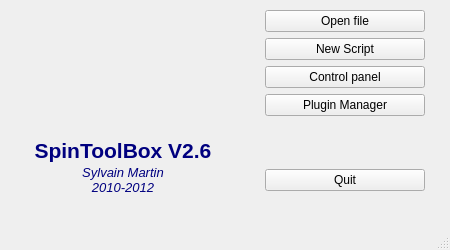
<?xml version="1.0" encoding="UTF-8"?>
<ui version="4.0">
 <class>SUiMainWindow</class>
 <widget class="QMainWindow" name="SUiMainWindow">
  <property name="geometry">
   <rect>
    <x>0</x>
    <y>0</y>
    <width>450</width>
    <height>250</height>
   </rect>
  </property>
  <property name="minimumSize">
   <size>
    <width>450</width>
    <height>250</height>
   </size>
  </property>
  <property name="maximumSize">
   <size>
    <width>450</width>
    <height>250</height>
   </size>
  </property>
  <property name="windowTitle">
   <string>SpinToolBox</string>
  </property>
  <property name="windowIcon">
   <iconset resource="../resource.qrc">
    <normaloff>:/compass32.png</normaloff>:/compass32.png</iconset>
  </property>
  <widget class="QWidget" name="centralwidget">
   <widget class="QWidget" name="verticalLayoutWidget">
    <property name="geometry">
     <rect>
      <x>265</x>
      <y>10</y>
      <width>160</width>
      <height>181</height>
     </rect>
    </property>
    <layout class="QVBoxLayout" name="verticalLayout">
     <item>
      <widget class="QPushButton" name="cmdOpen">
       <property name="text">
        <string>Open file</string>
       </property>
      </widget>
     </item>
     <item>
      <widget class="QPushButton" name="cmdNewScript">
       <property name="text">
        <string>New Script</string>
       </property>
      </widget>
     </item>
     <item>
      <widget class="QPushButton" name="cmdCmdMan">
       <property name="text">
        <string>Control panel</string>
       </property>
      </widget>
     </item>
     <item>
      <widget class="QPushButton" name="cmdPlgMng">
       <property name="text">
        <string>Plugin Manager</string>
       </property>
      </widget>
     </item>
     <item>
      <spacer name="verticalSpacer">
       <property name="orientation">
        <enum>Qt::Vertical</enum>
       </property>
       <property name="sizeHint" stdset="0">
        <size>
         <width>20</width>
         <height>40</height>
        </size>
       </property>
      </spacer>
     </item>
     <item>
      <widget class="QPushButton" name="cmdQuit">
       <property name="text">
        <string>Quit</string>
       </property>
      </widget>
     </item>
    </layout>
   </widget>
   <widget class="QLabel" name="label">
    <property name="geometry">
     <rect>
      <x>35</x>
      <y>0</y>
      <width>221</width>
      <height>141</height>
     </rect>
    </property>
    <property name="text">
     <string>&lt;!DOCTYPE HTML PUBLIC &quot;-//W3C//DTD HTML 4.0//EN&quot; &quot;http://www.w3.org/TR/REC-html40/strict.dtd&quot;&gt;
&lt;html&gt;&lt;head&gt;&lt;meta name=&quot;qrichtext&quot; content=&quot;1&quot; /&gt;&lt;style type=&quot;text/css&quot;&gt;
p, li { white-space: pre-wrap; }
&lt;/style&gt;&lt;/head&gt;&lt;body style=&quot; font-family:'MS Shell Dlg 2'; font-size:8.25pt; font-weight:400; font-style:normal;&quot;&gt;
&lt;p align=&quot;center&quot; style=&quot; margin-top:0px; margin-bottom:0px; margin-left:0px; margin-right:0px; -qt-block-indent:0; text-indent:0px;&quot;&gt;&lt;img src=&quot;:/compass128.png&quot; /&gt;&lt;/p&gt;&lt;/body&gt;&lt;/html&gt;</string>
    </property>
   </widget>
   <widget class="QLabel" name="label_2">
    <property name="geometry">
     <rect>
      <x>10</x>
      <y>130</y>
      <width>226</width>
      <height>41</height>
     </rect>
    </property>
    <property name="text">
     <string>&lt;!DOCTYPE HTML PUBLIC &quot;-//W3C//DTD HTML 4.0//EN&quot; &quot;http://www.w3.org/TR/REC-html40/strict.dtd&quot;&gt;
&lt;html&gt;&lt;head&gt;&lt;meta name=&quot;qrichtext&quot; content=&quot;1&quot; /&gt;&lt;style type=&quot;text/css&quot;&gt;
p, li { white-space: pre-wrap; }
&lt;/style&gt;&lt;/head&gt;&lt;body style=&quot; font-family:'MS Shell Dlg 2'; font-size:8.25pt; font-weight:400; font-style:normal;&quot;&gt;
&lt;p align=&quot;center&quot; style=&quot; margin-top:0px; margin-bottom:0px; margin-left:0px; margin-right:0px; -qt-block-indent:0; text-indent:0px;&quot;&gt;&lt;span style=&quot; font-size:16pt; font-weight:600; color:#00007f;&quot;&gt;SpinToolBox V2.6&lt;/span&gt;&lt;/p&gt;&lt;/body&gt;&lt;/html&gt;</string>
    </property>
   </widget>
   <widget class="QLabel" name="label_3">
    <property name="geometry">
     <rect>
      <x>10</x>
      <y>160</y>
      <width>226</width>
      <height>41</height>
     </rect>
    </property>
    <property name="text">
     <string>&lt;!DOCTYPE HTML PUBLIC &quot;-//W3C//DTD HTML 4.0//EN&quot; &quot;http://www.w3.org/TR/REC-html40/strict.dtd&quot;&gt;
&lt;html&gt;&lt;head&gt;&lt;meta name=&quot;qrichtext&quot; content=&quot;1&quot; /&gt;&lt;style type=&quot;text/css&quot;&gt;
p, li { white-space: pre-wrap; }
&lt;/style&gt;&lt;/head&gt;&lt;body style=&quot; font-family:'MS Shell Dlg 2'; font-size:8.25pt; font-weight:400; font-style:normal;&quot;&gt;
&lt;p align=&quot;center&quot; style=&quot; margin-top:0px; margin-bottom:0px; margin-left:0px; margin-right:0px; -qt-block-indent:0; text-indent:0px;&quot;&gt;&lt;span style=&quot; font-size:10pt; font-style:italic; color:#00007f;&quot;&gt;Sylvain Martin&lt;/span&gt;&lt;/p&gt;
&lt;p align=&quot;center&quot; style=&quot; margin-top:0px; margin-bottom:0px; margin-left:0px; margin-right:0px; -qt-block-indent:0; text-indent:0px;&quot;&gt;&lt;span style=&quot; font-size:10pt; font-style:italic; color:#00007f;&quot;&gt;2010-2012&lt;/span&gt;&lt;/p&gt;&lt;/body&gt;&lt;/html&gt;</string>
    </property>
   </widget>
   <widget class="QCheckBox" name="chkbErrorLog">
    <property name="enabled">
     <bool>false</bool>
    </property>
    <property name="geometry">
     <rect>
      <x>10</x>
      <y>470</y>
      <width>71</width>
      <height>18</height>
     </rect>
    </property>
    <property name="text">
     <string>Error Log</string>
    </property>
   </widget>
   <widget class="QCheckBox" name="chkbEventLog">
    <property name="enabled">
     <bool>false</bool>
    </property>
    <property name="geometry">
     <rect>
      <x>110</x>
      <y>470</y>
      <width>71</width>
      <height>18</height>
     </rect>
    </property>
    <property name="text">
     <string>Event Log</string>
    </property>
   </widget>
  </widget>
  <widget class="QMenuBar" name="menubar">
   <property name="geometry">
    <rect>
     <x>0</x>
     <y>0</y>
     <width>450</width>
     <height>18</height>
    </rect>
   </property>
  </widget>
  <widget class="QStatusBar" name="statusbar"/>
 </widget>
 <resources>
  <include location="../resource.qrc"/>
 </resources>
 <connections/>
</ui>
